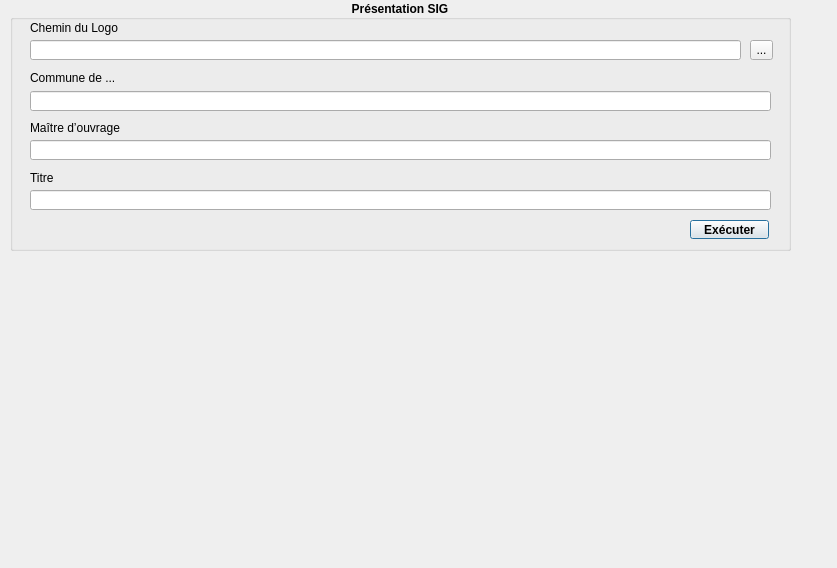
<?xml version="1.0" encoding="UTF-8"?>
<ui version="4.0">
 <class>ToolBoxHU</class>
 <widget class="QDialog" name="ToolBoxHU">
  <property name="geometry">
   <rect>
    <x>0</x>
    <y>0</y>
    <width>837</width>
    <height>568</height>
   </rect>
  </property>
  <property name="windowTitle">
   <string>ToolBox HU</string>
  </property>
  <widget class="QLineEdit" name="line_logo_path">
   <property name="geometry">
    <rect>
     <x>30</x>
     <y>40</y>
     <width>711</width>
     <height>20</height>
    </rect>
   </property>
  </widget>
  <widget class="QLabel" name="label">
   <property name="geometry">
    <rect>
     <x>30</x>
     <y>20</y>
     <width>101</width>
     <height>16</height>
    </rect>
   </property>
   <property name="text">
    <string>Chemin du Logo</string>
   </property>
  </widget>
  <widget class="QToolButton" name="btn_logo_browse">
   <property name="geometry">
    <rect>
     <x>750</x>
     <y>40</y>
     <width>23</width>
     <height>20</height>
    </rect>
   </property>
   <property name="text">
    <string>...</string>
   </property>
  </widget>
  <widget class="QLineEdit" name="line_commune">
   <property name="geometry">
    <rect>
     <x>30</x>
     <y>91</y>
     <width>741</width>
     <height>20</height>
    </rect>
   </property>
  </widget>
  <widget class="QLabel" name="label_2">
   <property name="geometry">
    <rect>
     <x>30</x>
     <y>70</y>
     <width>101</width>
     <height>16</height>
    </rect>
   </property>
   <property name="text">
    <string>Commune de ...</string>
   </property>
  </widget>
  <widget class="QLineEdit" name="line_maitre_ouvrage">
   <property name="geometry">
    <rect>
     <x>30</x>
     <y>140</y>
     <width>741</width>
     <height>20</height>
    </rect>
   </property>
  </widget>
  <widget class="QLabel" name="label_3">
   <property name="geometry">
    <rect>
     <x>30</x>
     <y>120</y>
     <width>101</width>
     <height>16</height>
    </rect>
   </property>
   <property name="text">
    <string>Maître d’ouvrage</string>
   </property>
  </widget>
  <widget class="QLabel" name="label_4">
   <property name="geometry">
    <rect>
     <x>30</x>
     <y>170</y>
     <width>101</width>
     <height>16</height>
    </rect>
   </property>
   <property name="text">
    <string>Titre</string>
   </property>
  </widget>
  <widget class="QLineEdit" name="line_titre">
   <property name="geometry">
    <rect>
     <x>30</x>
     <y>190</y>
     <width>741</width>
     <height>20</height>
    </rect>
   </property>
  </widget>
  <widget class="QPushButton" name="btn_run_model">
   <property name="geometry">
    <rect>
     <x>690</x>
     <y>220</y>
     <width>79</width>
     <height>19</height>
    </rect>
   </property>
   <property name="font">
    <font>
     <weight>75</weight>
     <bold>true</bold>
    </font>
   </property>
   <property name="text">
    <string>Exécuter</string>
   </property>
  </widget>
  <widget class="QWidget" name="formLayoutWidget">
   <property name="geometry">
    <rect>
     <x>20</x>
     <y>20</y>
     <width>761</width>
     <height>231</height>
    </rect>
   </property>
   <layout class="QFormLayout" name="formLayout"/>
  </widget>
  <widget class="QGroupBox" name="groupBox">
   <property name="geometry">
    <rect>
     <x>10</x>
     <y>0</y>
     <width>781</width>
     <height>251</height>
    </rect>
   </property>
   <property name="font">
    <font>
     <weight>75</weight>
     <bold>true</bold>
    </font>
   </property>
   <property name="title">
    <string>Présentation SIG</string>
   </property>
   <property name="alignment">
    <set>Qt::AlignCenter</set>
   </property>
  </widget>
  <zorder>groupBox</zorder>
  <zorder>formLayoutWidget</zorder>
  <zorder>line_titre</zorder>
  <zorder>line_maitre_ouvrage</zorder>
  <zorder>line_commune</zorder>
  <zorder>line_logo_path</zorder>
  <zorder>label</zorder>
  <zorder>label_2</zorder>
  <zorder>label_3</zorder>
  <zorder>label_4</zorder>
  <zorder>btn_run_model</zorder>
  <zorder>btn_logo_browse</zorder>
 </widget>
 <resources/>
 <connections/>
</ui>
